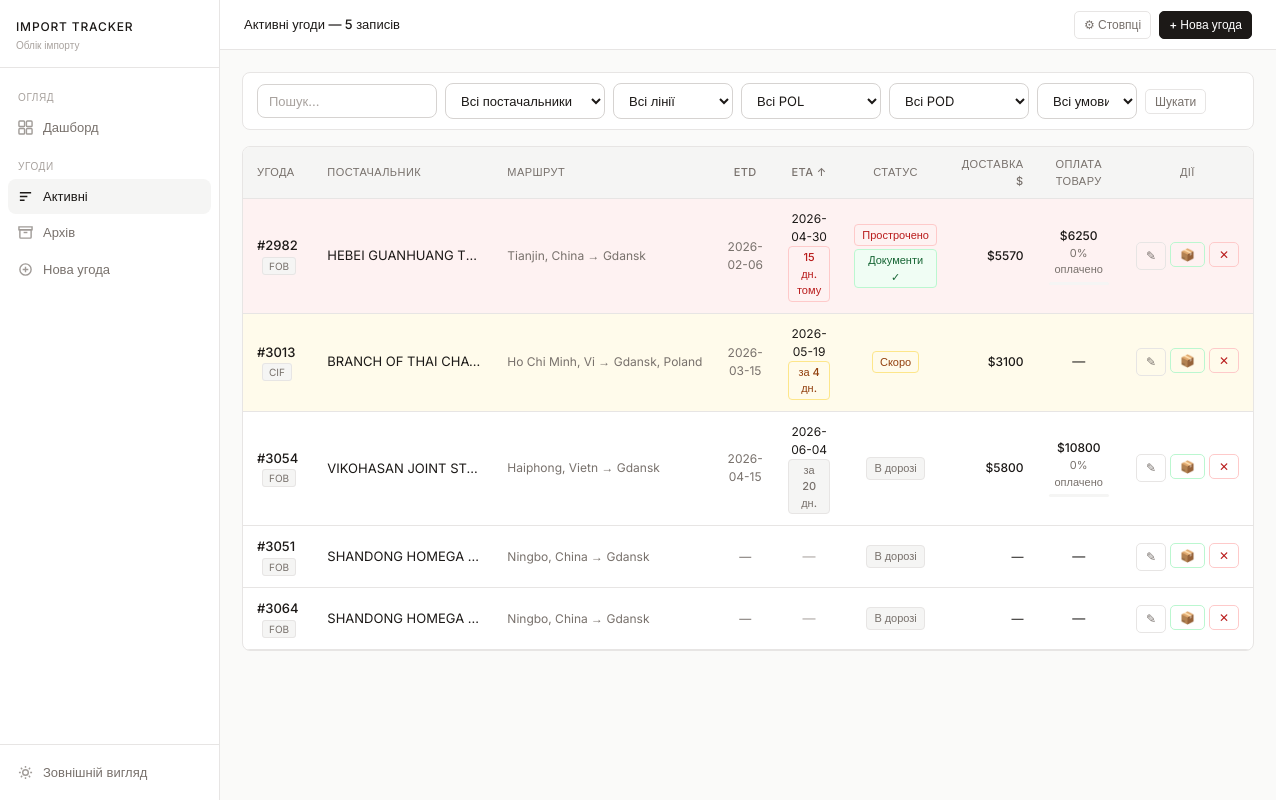
The page / on the database its author committed.
### tables this page shows
CREATE TABLE "agreements" (
    id INTEGER PRIMARY KEY AUTOINCREMENT,
    agreement_number TEXT,
    container_count TEXT,
    delivery_terms TEXT,
    etd DATE,
    eta DATE,
    container_numbers TEXT,
    supplier TEXT,
    pol TEXT,
    pod TEXT,
    shipping_line TEXT,
    freight_usd REAL DEFAULT 0,
    inland_usd REAL DEFAULT 0,
    goods_payment_percent REAL DEFAULT 0,
    docs_received INTEGER DEFAULT 0,
    docs_received_date DATE,
    docs_notes TEXT,
    record_number TEXT,
    notes TEXT,
    status TEXT DEFAULT 'active',
    created_at TIMESTAMP DEFAULT CURRENT_TIMESTAMP,
    archived_at TIMESTAMP
);

### app.py (the view)
@app.route('/')
def index():
    conn = get_db()
    status_filter = request.args.get('status','active')
    search        = request.args.get('search','')
    sort_by       = request.args.get('sort','eta')
    sort_dir      = request.args.get('dir','asc')
    f_supplier    = request.args.get('f_supplier','')
    f_line        = request.args.get('f_line','')
    f_pol         = request.args.get('f_pol','')
    f_pod         = request.args.get('f_pod','')
    f_terms       = request.args.get('f_terms','')
    allowed = {'eta','etd','agreement_number','supplier','shipping_line','created_at'}
    if sort_by not in allowed: sort_by = 'eta'
    order = f"{sort_by} {'ASC' if sort_dir=='asc' else 'DESC'} NULLS LAST, created_at DESC"
    query = "SELECT * FROM agreements WHERE status=?"
    params = [status_filter]
    if search:
        s = f'%{search}%'
        query += " AND (agreement_number LIKE ? OR supplier LIKE ? OR container_numbers LIKE ? OR record_number LIKE ?)"
        params += [s,s,s,s]
    if f_supplier: query += " AND supplier=?"; params.append(f_supplier)
    if f_line:     query += " AND shipping_line=?"; params.append(f_line)
    if f_pol:      query += " AND pol=?"; params.append(f_pol)
    if f_pod:      query += " AND pod=?"; params.append(f_pod)
    if f_terms:    query += " AND delivery_terms=?"; params.append(f_terms)
    query += f" ORDER BY {order}"
    agreements = fetchall(conn, query, params)
    result = []
    for a in agreements:
        goods = fetchall(conn, "SELECT * FROM goods WHERE agreement_id=?", (a['id'],))
        goods_total    = sum((g['quantity'] or 0)*(g['price_usd'] or 0) for g in goods)
        goods_paid     = goods_total*(a['goods_payment_percent'] or 0)/100
        delivery_total = (a['freight_usd'] or 0)+(a['inland_usd'] or 0)
        result.append({'data':a,'goods':goods,'goods_total':goods_total,
            'goods_paid':goods_paid,'goods_remaining':goods_total-goods_paid,
            'delivery_total':delivery_total,'days_until_eta':days_until(a['eta'])})
    all_suppliers = [r['supplier'] for r in fetchall(conn, "SELECT DISTINCT supplier FROM agreements WHERE status=? AND supplier IS NOT NULL ORDER BY supplier",(status_filter,))]
    all_lines     = [r['shipping_line'] for r in fetchall(conn, "SELECT DISTINCT shipping_line FROM agreements WHERE status=? AND shipping_line IS NOT NULL ORDER BY shipping_line",(status_filter,))]
    all_pol       = [r['pol'] for r in fetchall(conn, "SELECT DISTINCT pol FROM agreements WHERE status=? AND pol IS NOT NULL ORDER BY pol",(status_filter,))]
    all_pod       = [r['pod'] for r in fetchall(conn, "SELECT DISTINCT pod FROM agreements WHERE status=? AND pod IS NOT NULL ORDER BY pod",(status_filter,))]
    conn.close()
    return render_template('index.html', agreements=result, status_filter=status_filter, search=search,
        sort_by=sort_by, sort_dir=sort_dir, all_suppliers=all_suppliers, all_lines=all_lines,
        all_pol=all_pol, all_pod=all_pod, f_supplier=f_supplier, f_line=f_line,
        f_pol=f_pol, f_pod=f_pod, f_terms=f_terms, vis_cols=get_visible_cols())

### import_tracker/templates/index.html (shortened to what this page needs)
{% extends "base.html" %}
{% block topbar_title %}{% if status_filter == 'archived' %}Архів{% else %}Активні угоди{% endif %} — {{ agreements|length }} записів
{% endblock %}
{% block topbar_actions %}
  <a href="/settings" class="btn btn-ghost btn-sm">⚙ Стовпці</a>
  <a href="/agreement/new" class="btn btn-primary btn-sm">+ Нова угода</a>
{% endblock %}
{% block content %}
<div style="display:flex;gap:8px;align-items:center;flex-wrap:wrap;margin-bottom:16px;background:var(--bg2);border:1px solid var(--border);border-radius:var(--radius);padding:10px 14px;">
  <form method="get" id="filter-form" style="display:contents;">
    <input type="text" name="search" value="{{ search }}" placeholder="Пошук..." style="width:180px;">
    <select name="f_supplier" style="width:160px;" onchange="this.form.submit()">
      <option value="">Всі постачальники</option>
    </select>
    <select name="f_line" style="width:120px;" onchange="this.form.submit()">
      <option value="">Всі лінії</option>
    </select>
    <select name="f_pol" style="width:140px;" onchange="this.form.submit()">
      <option value="">Всі POL</option>
    </select>
    <select name="f_pod" style="width:140px;" onchange="this.form.submit()">
      <option value="">Всі POD</option>
    </select>
    <select name="f_terms" style="width:100px;" onchange="this.form.submit()">
      <option value="">Всі умови</option>
    </select>
    <button type="submit" class="btn btn-ghost btn-sm">Шукати</button>
  </form>
</div>
{% set col_map = {} %}
{% for c in vis_cols %}{% if c.visible %}{% set _ = col_map.update({c.col_key: c.col_label}) %}{% endif %}{% endfor %}
{% if agreements %}
<div style="overflow-x:auto;border:1px solid var(--border);border-radius:var(--radius);background:var(--bg2);">
<table style="width:100%;border-collapse:collapse;font-size:13px;">
  <thead>
    <tr style="border-bottom:1px solid var(--border);background:var(--bg3);">
      {% if 'agreement_number' in col_map %}<th style="padding:9px 14px;text-align:left;font-size:11px;color:var(--muted);font-weight:500;text-transform:uppercase;letter-spacing:.04em;white-space:nowrap;cursor:pointer;" onclick="sortBy('agreement_number')">Угода {% if sort_by=='agreement_number' %}{{ '↑' if sort_dir=='asc' else '↓' }}{% endif %}</th>{% endif %}
      {% if 'supplier' in col_map %}<th style="padding:9px 12px;text-align:left;font-size:11px;color:var(--muted);font-weight:500;text-transform:uppercase;letter-spacing:.04em;cursor:pointer;" onclick="sortBy('supplier')">Постачальник {% if sort_by=='supplier' %}{{ '↑' if sort_dir=='asc' else '↓' }}{% endif %}</th>{% endif %}
      {% if 'route' in col_map %}<th style="padding:9px 12px;text-align:left;font-size:11px;color:var(--muted);font-weight:500;text-transform:uppercase;letter-spacing:.04em;">Маршрут</th>{% endif %}
      {% if 'etd' in col_map %}<th style="padding:9px 12px;text-align:center;font-size:11px;color:var(--muted);font-weight:500;text-transform:uppercase;letter-spacing:.04em;cursor:pointer;" onclick="sortBy('etd')">ETD {% if sort_by=='etd' %}{{ '↑' if sort_dir=='asc' else '↓' }}{% endif %}</th>{% endif %}
      {% if 'eta' in col_map %}<th style="padding:9px 12px;text-align:center;font-size:11px;color:var(--muted);font-weight:500;text-transform:uppercase;letter-spacing:.04em;cursor:pointer;" onclick="sortBy('eta')">ETA {% if sort_by=='eta' %}{{ '↑' if sort_dir=='asc' else '↓' }}{% endif %}</th>{% endif %}
      {% if 'status' in col_map %}<th style="padding:9px 12px;text-align:center;font-size:11px;color:var(--muted);font-weight:500;text-transform:uppercase;letter-spacing:.04em;">Статус</th>{% endif %}
      {% if 'freight' in col_map %}<th style="padding:9px 12px;text-align:right;font-size:11px;color:var(--muted);font-weight:500;text-transform:uppercase;letter-spacing:.04em;">Доставка $</th>{% endif %}
      {% if 'payment' in col_map %}<th style="padding:9px 12px;text-align:center;font-size:11px;color:var(--muted);font-weight:500;text-transform:uppercase;letter-spacing:.04em;">Оплата товару</th>{% endif %}
      <th style="padding:9px 14px;text-align:center;font-size:11px;color:var(--muted);font-weight:500;text-transform:uppercase;letter-spacing:.04em;">Дії</th>
    </tr>
  </thead>
  <tbody>
  {% for item in agreements %}
  {% set a = item.data %}
  {% set days = item.days_until_eta %}
  {% if days is not none and days < 0 %}{% set rbg='#fef2f2' %}{% elif days is not none and days <= 7 %}{% set rbg='#fffbeb' %}{% else %}{% set rbg='' %}{% endif %}
  <tr style="border-bottom:1px solid var(--border);background:{{ rbg }};"
      onmouseover="this.style.background='var(--bg3)'" onmouseout="this.style.background='{{ rbg }}'">
    {% if 'agreement_number' in col_map %}
    <td style="padding:11px 14px;">
      <a href="/agreement/{{ a.id }}" style="color:var(--text);text-decoration:none;font-weight:500;">#{{ a.agreement_number }}</a>
      {% if a.delivery_terms %}<span class="tag" style="margin-left:5px;">{{ a.delivery_terms }}</span>{% endif %}
    </td>{% endif %}
    {% if 'supplier' in col_map %}
    <td style="padding:11px 12px;max-width:180px;">
      <div style="overflow:hidden;text-overflow:ellipsis;white-space:nowrap;color:var(--text);">{{ a.supplier or '—' }}</div>
    </td>{% endif %}
    {% if 'route' in col_map %}
    <td style="padding:11px 12px;white-space:nowrap;font-size:12px;color:var(--muted);">
      {% if a.pol and a.pod %}{{ a.pol[:15] }} → {{ a.pod[:15] }}{% else %}—{% endif %}
    </td>{% endif %}
    {% if 'etd' in col_map %}
    <td style="padding:11px 12px;text-align:center;font-size:12px;color:var(--muted);">{{ a.etd or '—' }}</td>{% endif %}
    {% if 'eta' in col_map %}
    <td style="padding:11px 12px;text-align:center;">
      {% if a.eta %}
        <div style="font-size:12px;color:var(--text);">{{ a.eta }}</div>
        {% if days is not none %}
          {% if days < 0 %}<span class="badge badge-red">{{ days|abs }} дн. тому</span>
          {% elif days == 0 %}<span class="badge badge-yellow">сьогодні</span>
          {% elif days <= 7 %}<span class="badge badge-yellow">за {{ days }} дн.</span>
          {% else %}<span class="badge badge-blue">за {{ days }} дн.</span>{% endif %}
        {% endif %}
      {% else %}<span style="color:var(--hint);">—</span>{% endif %}
    </td>{% endif %}
    {% if 'status' in col_map %}
    <td style="padding:11px 12px;text-align:center;">
      {% if a.status == 'archived' %}<span class="badge badge-gray">Архів</span>
      {% elif days is not none and days < 0 %}<span class="badge badge-red">Прострочено</span>
      {% elif days is not none and days <= 7 %}<span class="badge badge-yellow">Скоро</span>
      {% else %}<span class="badge badge-blue">В дорозі</span>{% endif %}
      {% if a.docs_received %}<div style="margin-top:3px;"><span class="badge badge-green">Документи ✓</span></div>{% endif %}
    </td>{% endif %}
    {% if 'freight' in col_map %}
    <td style="padding:11px 12px;text-align:right;font-size:12px;">
      {% if item.delivery_total > 0 %}<span style="font-weight:500;">${{ "%.0f"|format(item.delivery_total) }}</span>{% else %}—{% endif %}
    </td>{% endif %}
    {% if 'payment' in col_map %}
    <td style="padding:11px 12px;text-align:center;">
      {% if item.goods_total > 0 %}
        <div style="font-size:12px;font-weight:500;">${{ "%.0f"|format(item.goods_total) }}</div>
        <div style="font-size:11px;color:var(--muted);">{{ a.goods_payment_percent|int if a.goods_payment_percent else 0 }}% оплачено</div>
        <div style="margin-top:4px;height:3px;background:var(--bg3);border-radius:2px;width:60px;margin-left:auto;margin-right:auto;">
        </div>
      {% else %}—{% endif %}
    </td>{% endif %}
    <td style="padding:11px 14px;text-align:center;">
      <div style="display:flex;gap:4px;justify-content:center;">
        <a href="/agreement/{{ a.id }}/edit" class="btn btn-ghost btn-sm" title="Редагувати">✎</a>
        {% if a.status == 'active' %}
          <form method="post" action="/agreement/{{ a.id }}/archive" style="display:inline;">
            <button type="submit" class="btn btn-success btn-sm" title="В архів" onclick="return confirm('Відправити в архів?')">📦</button>
          </form>
        {% else %}
          <form method="post" action="/agreement/{{ a.id }}/restore" style="display:inline;">
            <button type="submit" class="btn btn-ghost btn-sm" title="Відновити">↩</button>
          </form>
        {% endif %}
        <form method="post" action="/agreement/{{ a.id }}/delete" style="display:inline;">
          <button type="submit" class="btn btn-danger btn-sm" title="Видалити" onclick="return confirm('Видалити угоду?')">✕</button>
        </form>
      </div>
    </td>
  </tr>
  {% endfor %}
  </tbody>
</table>
</div>
{% endif %}
{% endblock %}

### import_tracker/templates/base.html (shortened to what this page needs)
<!DOCTYPE html>
<html lang="uk">
<head>
</head>
<body>
<aside class="sidebar">
  <div class="sidebar-brand">
    <a href="/">Import Tracker</a>
    <span>Облік імпорту</span>
  </div>
  <nav class="sidebar-nav">
    <div class="nav-section">Огляд</div>
    <a class="nav-item {% if request.path == '/dashboard' %}active{% endif %}" href="/dashboard">
      <svg viewBox="0 0 16 16" fill="none" stroke="currentColor" stroke-width="1.5"><rect x="1" y="1" width="6" height="6" rx="1"/><rect x="9" y="1" width="6" height="6" rx="1"/><rect x="1" y="9" width="6" height="6" rx="1"/><rect x="9" y="9" width="6" height="6" rx="1"/></svg>
      Дашборд
    </a>
    <div class="nav-section">Угоди</div>
    <a class="nav-item {% if request.path == '/' or (status_filter is defined and status_filter == 'active') %}active{% endif %}" href="/?status=active">
      <svg viewBox="0 0 16 16" fill="none" stroke="currentColor" stroke-width="1.5"><path d="M2 4h12M2 8h8M2 12h5"/></svg>
      Активні
    </a>
    <a class="nav-item {% if status_filter is defined and status_filter == 'archived' %}active{% endif %}" href="/?status=archived">
      <svg viewBox="0 0 16 16" fill="none" stroke="currentColor" stroke-width="1.5"><path d="M2 5h12v8a1 1 0 01-1 1H3a1 1 0 01-1-1V5z"/><path d="M1 2h14v3H1z"/><path d="M6 8h4"/></svg>
      Архів
    </a>
    <a class="nav-item" href="/agreement/new">
      <svg viewBox="0 0 16 16" fill="none" stroke="currentColor" stroke-width="1.5"><circle cx="8" cy="8" r="6"/><path d="M8 5v6M5 8h6"/></svg>
      Нова угода
    </a>
  </nav>
  <div class="sidebar-footer">
    <div class="nav-item" onclick="openTheme()">
      <svg viewBox="0 0 16 16" fill="none" stroke="currentColor" stroke-width="1.5"><circle cx="8" cy="8" r="3"/><path d="M8 1v2M8 13v2M1 8h2M13 8h2M3.05 3.05l1.41 1.41M11.54 11.54l1.41 1.41M3.05 12.95l1.41-1.41M11.54 4.46l1.41-1.41"/></svg>
      Зовнішній вигляд
    </div>
  </div>
</aside>
<div class="main-wrap">
  <header class="topbar">
    <span class="topbar-title">{% block topbar_title %}{% endblock %}</span>
    <div class="topbar-right">{% block topbar_actions %}{% endblock %}</div>
  </header>
  <main>{% block content %}{% endblock %}</main>
</div>
</body>
</html>

### rows shown on the page
agreements: agreement_number "2982", delivery_terms "FOB", supplier "HEBEI GUANHUANG T…", pol "Tianjin, China", pod "Gdansk", etd "2026-02-06", eta "2026-04-30", goods_payment_percent "0", status "active" (drawn)
agreements: agreement_number "3013", delivery_terms "CIF", supplier "BRANCH OF THAI CHA…", pol "Ho Chi Minh, Vi", pod "Gdansk, Poland", etd "2026-03-15", eta "2026-05-19", status "active" (drawn)
agreements: agreement_number "3054", delivery_terms "FOB", supplier "VIKOHASAN JOINT ST…", pol "Haiphong, Vietn", pod "Gdansk", etd "2026-04-15", eta "2026-06-04", goods_payment_percent "0", status "active" (drawn)
agreements: agreement_number "3051", delivery_terms "FOB", supplier "SHANDONG HOMEGA…", pol "Ningbo, China", pod "Gdansk", status "active" (drawn)
agreements: agreement_number "3064", delivery_terms "FOB", supplier "SHANDONG HOMEGA…", pol "Ningbo, China", pod "Gdansk", status "active" (drawn)

### other values the page prints
{{ agreements|length }} "5"
{{ '↑' if sort_dir=='asc' else '↓' }} "↑"
{{ days|abs }} "15"
{{ "%.0f"|format(item.delivery_total) }} "5570" "3100" "5800"
{{ "%.0f"|format(item.goods_total) }} "6250" "10800"
{{ days }} "4"
{{ days }} "20"
{{ a.etd or '—' }} "—" "—"
